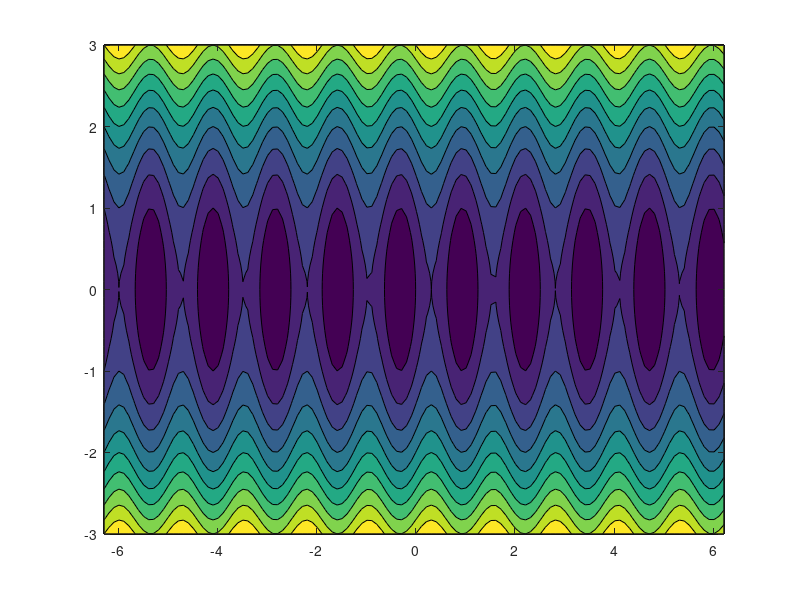
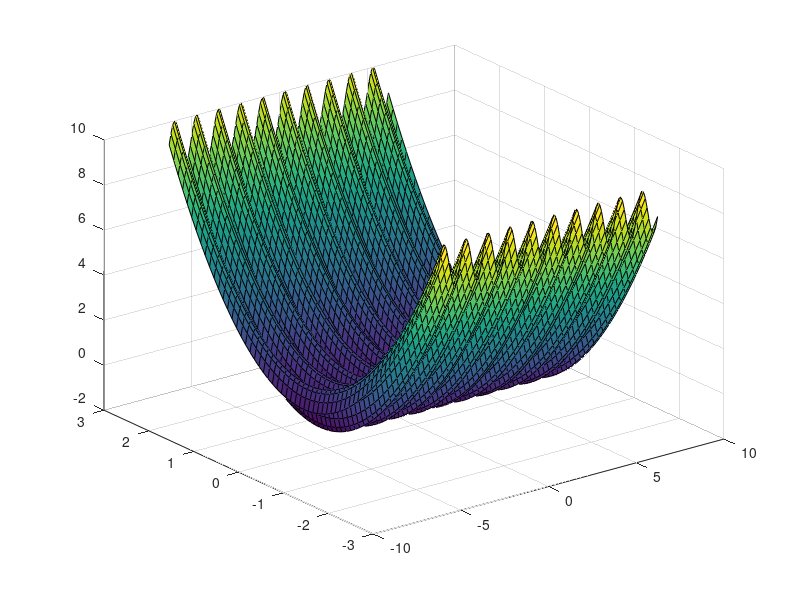
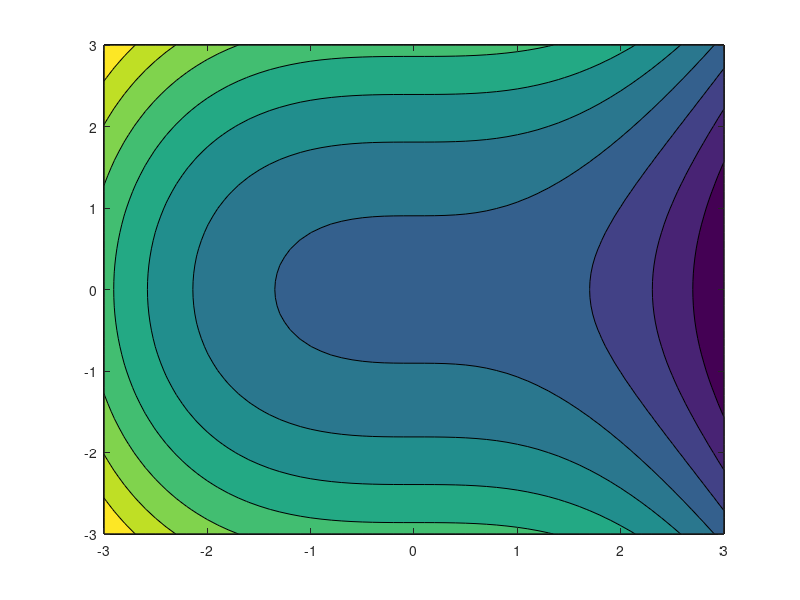
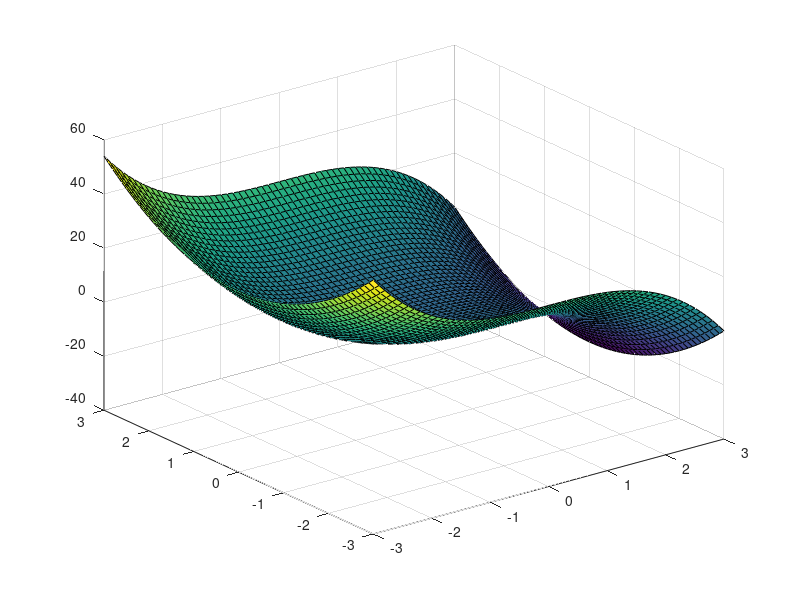

Recreate these plots in MATLAB, in order.
clear

%% example 1 >  sinus and quadratic f.
x = -2*pi:0.1:2*pi; % grids
y = -3:0.1:3; % grids
[X,Y] = meshgrid(x,y); % create mesh grid

Z = sin(5*X) + Y.^2;

close all
figure
contourf(X,Y,Z,10) % 

figure
surf(X,Y,Z); % surface


%% example 1 >  qubic and quadratic
x = -3:0.1:3; % grids
y = -3:0.1:3; % grids
[X,Y] = meshgrid(x,y); % create mesh grid

Z = -X.^3 + 3*Y.^2;

close all
figure
contourf(X,Y,Z,10) % 

figure
surf(X,Y,Z); % surface